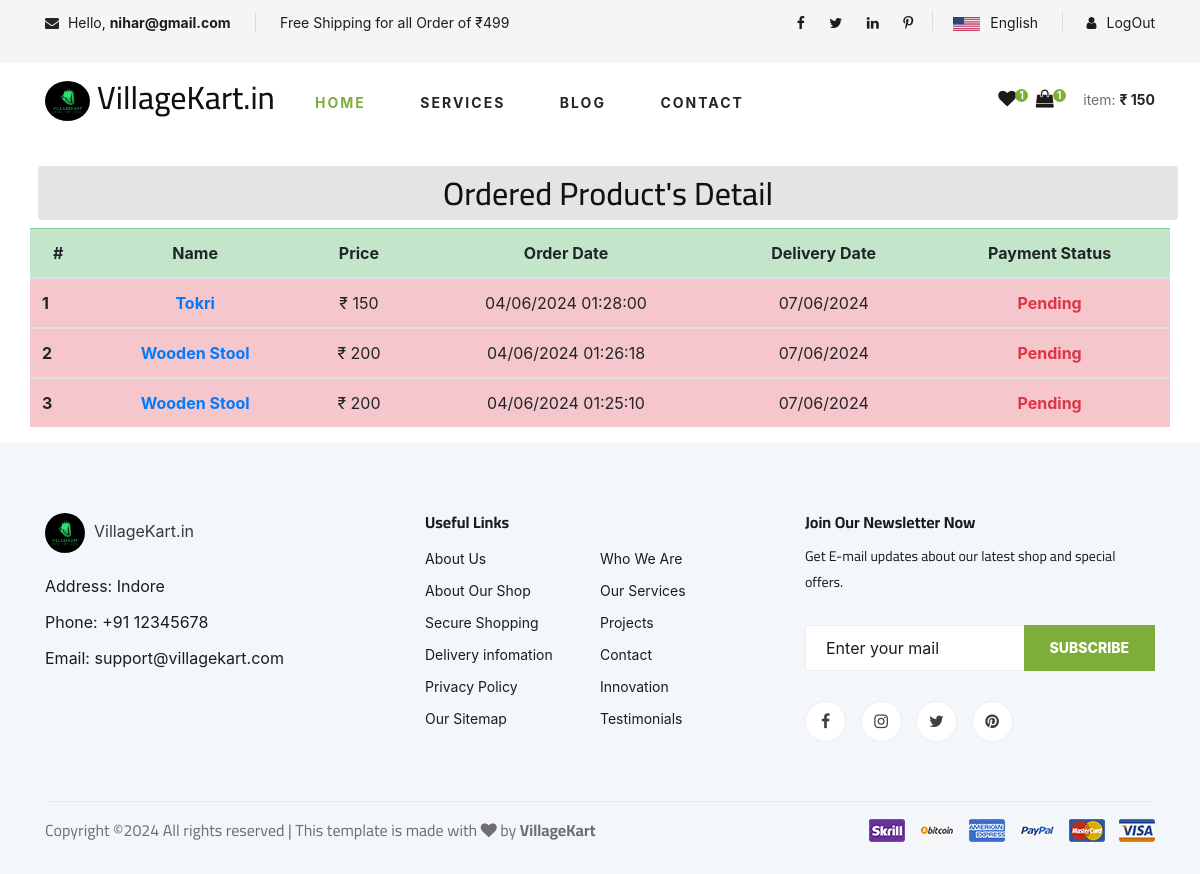
The app's page /my_order.php (signed in) with its own data.
### tables this page shows
CREATE TABLE `s_order` (
  `id` int(11) NOT NULL,
  `m_order_id` int(11) NOT NULL,
  `p_id` int(11) NOT NULL,
  `qty` int(11) NOT NULL,
  `product_price` int(11) NOT NULL,
  `costumer_email` varchar(255) NOT NULL,
  `deliver_status` enum('NOT DELIVER YET','DELIVERD') NOT NULL DEFAULT 'NOT DELIVER YET'
);

CREATE TABLE `products` (
  `product_id` int(10) NOT NULL,
  `cat_id` int(10) NOT NULL,
  `brand_id` int(10) NOT NULL,
  `date` timestamp NOT NULL DEFAULT current_timestamp() ON UPDATE current_timestamp(),
  `product_title` text NOT NULL,
  `product_img1` text NOT NULL,
  `product_img2` text NOT NULL,
  `product_img3` text NOT NULL,
  `product_price` int(10) NOT NULL,
  `product_dsc` varchar(255) NOT NULL,
  `status` text NOT NULL,
  `product_keywords` varchar(255) NOT NULL
);

CREATE TABLE `m_order` (
  `id` int(11) NOT NULL,
  `costumer_email` varchar(255) NOT NULL,
  `bn` varchar(255) NOT NULL,
  `be` varchar(255) NOT NULL,
  `bp` varchar(255) NOT NULL,
  `ba` varchar(255) NOT NULL,
  `ba2` varchar(255) NOT NULL,
  `sn` varchar(255) NOT NULL,
  `se` varchar(255) NOT NULL,
  `sp` varchar(100) NOT NULL,
  `sa` varchar(255) NOT NULL,
  `sa2` varchar(255) NOT NULL,
  `order_date` datetime NOT NULL,
  `payment_status` enum('Pending','Complete') DEFAULT 'Pending'
);

### my_order.php (the view, shortened to what this page needs)
<?php
include("header.php");
?>
<div class="container">
    <div class="row">
        <h2 class="col-12 text-center p-2 mt-2 m-2 rounded" style="background-color: #E5E4E4;">Ordered Product's Detail</h2>
<table class="table table-striped tableResponse">
  <thead>
    <tr class="table-success" align="center">
      <th scope="col">#</th>
      <th scope="col">Name</th>
      <th scope="col">Price</th>
      <th scope="col">Order Date</th>
      <th scope="col">Delivery Date</th>
      <th scope="col">Payment Status</th>
    </tr>
  </thead>
  <?php
$Cnt = 0;
$Cemail =$_SESSION['COSTUMER_EMAIL'];
$MyOrderSql="SELECT * FROM m_order WHERE costumer_email='$Cemail' ORDER BY id DESC";
$RunMyOrder=mysqli_query($con,$MyOrderSql);
if(mysqli_num_rows($RunMyOrder) > 0){
    while($RowsMyOrder=mysqli_fetch_assoc($RunMyOrder)){
    $M_id=$RowsMyOrder['id'];
    $SubOrderSql="SELECT * FROM s_order WHERE m_order_id='$M_id'";
    $RunSubOrder=mysqli_query($con,$SubOrderSql);
    if(mysqli_num_rows($RunSubOrder) > 0){
                                    while($RowSubOrder=mysqli_fetch_assoc($RunSubOrder)){
                                        $pro_id=$RowSubOrder['p_id'];
                                    $Cnt=$Cnt+1;
                                    $SQLPro="SELECT * FROM products WHERE product_id='$pro_id' ORDER BY product_id DESC";
                                    $RUNPro=mysqli_query($con,$SQLPro);
                                    $ROWPro=mysqli_fetch_assoc($RUNPro);
?>
  <tbody>
    <tr class="table-danger">
      <th scope="row"><?php echo $Cnt ?></th>
      <td class="font-weight-bold" align="center"><a href="view_all_pro.php?pid=<?php echo $ROWPro['product_id'];?>"><?php echo $ROWPro['product_title'] ?></a></td>
      <td align="center">₹ <?php echo $RowSubOrder['product_price'] ?></td>
      <td align="center"><?php echo  date('d/m/Y H:i:s', strtotime($RowsMyOrder['order_date'])) ?></td>
      <td align="center"><?php echo date('d/m/Y', strtotime($RowsMyOrder['order_date'] . ' +3 days')); ?></td>
      <?php if($RowsMyOrder['payment_status'] == 'Complete'){ ?>
      <td class="text-success font-weight-bold" align="center">Paid</td>
     <?php }else{ ?>
      <td class="text-danger font-weight-bold" align="center">Pending</td>
      <?php } ?>
    </tr>
  </tbody>
  <?php    } } } } ?>
</table>
</div>
</div>
<?php
include("footer.php");
?>

### css/style.css (style rules this page uses)
html, body { height: 100%; font-family: "Cairo", sans-serif; -webkit-font-smoothing: antialiased; font-smoothing: antialiased; }
h1, h2, h3, h4, h5, h6 { margin: 0; color: #111111; font-weight: 400; font-family: "Cairo", sans-serif; }
h2 { font-size: 36px; }
@media only screen and (min-width: 1200px) { .container { max-width: 1170px; } }

### records on screen
s_order: p.product_title "Tokri", product_price "150", m_order.order_date "04/06/2024 01:28:00", m_order.order_date "07/06/2024"
s_order: p.product_title "Wooden Stool", product_price "200", m_order.order_date "04/06/2024 01:26:18", m_order.order_date "07/06/2024"
s_order: p.product_title "Wooden Stool", product_price "200", m_order.order_date "04/06/2024 01:25:10", m_order.order_date "07/06/2024"

### other values on screen
$_SESSION['COSTUMER_EMAIL'] "nihar@gmail.com"
$countcart "1"
$subtotalPrice "150"
